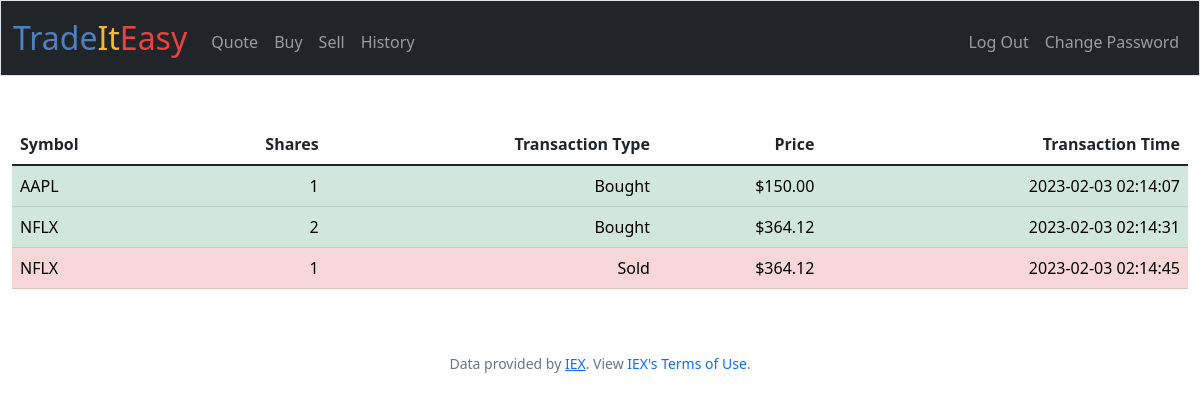
The app's page /history (signed in) with its own data.
### tables this page shows
CREATE TABLE history (id INTEGER, trans_id INTEGER PRIMARY KEY AUTOINCREMENT, type TEXT NOT NULL, symbol TEXT NOT NULL, companyName TEXT NOT NULL, shares INTEGER NOT NULL, price NUMERIC NOT NULL, time TEXT NOT NULL, username TEXT, FOREIGN KEY(id) REFERENCES users(id));

### app.py (the view)
@app.route("/history")
@login_required
def history():
    username = db.execute("SELECT username FROM users WHERE id = ?", session["user_id"])[0]["username"]
    stocks = db.execute("SELECT * FROM history WHERE username = ?", username)
    if len(stocks) == 0:
        return apology("sorry you have no transactions to display", 403)
    return render_template("history.html", stocks=stocks)

### app.py (called while the page is built)
@app.after_request
def after_request(response):
    response.headers["Cache-Control"] = "no-cache, no-store, must-revalidate"
    response.headers["Expires"] = 0
    response.headers["Pragma"] = "no-cache"
    return response

### helpers.py (called while the page is built)
def login_required(f):
    @wraps(f)
    def decorated_function(*args, **kwargs):
        if session.get("user_id") is None:
            return redirect("/login")
        return f(*args, **kwargs)
    return decorated_function

def usd(value):
    return f"${value:,.2f}"

### templates/history.html (shortened to what this page needs)
{% extends "layout.html" %}
{% block main %}
<table class="table">
    <thead class="thead-dark">
        <tr>
            <th class="text-start">Symbol</th>
            <th class="text-end">Shares</th>
            <th class="text-end">Transaction Type</th>
            <th class="text-end">Price</th>
            <th class="text-end">Transaction Time</th>
        </tr>
    </thead>
    <tbody>
            {% for stock in stocks %}
                {% if stock["type"] == "Sold" %}
                    <tr class="table-danger">
                {% else %}
                    <tr class="table-success">
                {% endif %}
                        <td class="text-start">{{ stock["symbol"].upper() }}</td>
                        <td class="text-end">{{ stock["shares"] }}</td>
                        <td class="text-end">{{ stock["type"] }}</td>
                        <td class="text-end">{{ stock["price"] | usd }}</td>
                        <td class="text-end">{{ stock["time"] }}</td>
                    </tr>
            {% endfor %}
    </tbody>
</table>
{% endblock %}

### templates/layout.html (shortened to what this page needs)
<!DOCTYPE html>
<html lang="en">
    <head>
        <link href="https://cdn.jsdelivr.net/npm/bootstrap@5.1.3/dist/css/bootstrap.min.css" rel="stylesheet">
        <link href="/static/styles.css" rel="stylesheet">
    </head>
    <body>
        <nav class="bg-dark border navbar navbar-expand-md navbar-dark">
            <div class="container-fluid">
                <a class="navbar-brand" href="/"><span class="blue">Trade</span><span class="yellow">It</span><span class="red">Easy</span></a>
                <div class="collapse navbar-collapse" id="navbar">
                    {% if session["user_id"] %}
                        <ul class="navbar-nav me-auto mt-2">
                            <li class="nav-item"><a class="nav-link" href="/quote">Quote</a></li>
                            <li class="nav-item"><a class="nav-link" href="/buy">Buy</a></li>
                            <li class="nav-item"><a class="nav-link" href="/sell">Sell</a></li>
                            <li class="nav-item"><a class="nav-link" href="/history">History</a></li>
                        </ul>
                        <ul class="navbar-nav ms-auto mt-2">
                            <li class="nav-item"><a class="nav-link" href="/logout">Log Out</a></li>
                            <li class="nav-item"><a class="nav-link" href="/change password">Change Password</a></li>
                        </ul>
                    {% else %}
                        <ul class="navbar-nav ms-auto mt-2">
                            <li class="nav-item"><a class="nav-link" href="/register">Register</a></li>
                            <li class="nav-item"><a class="nav-link" href="/login">Log In</a></li>
                        </ul>
                    {% endif %}
                </div>
            </div>
        </nav>
        <main class="container-fluid py-5 text-center">
            {% block main %}{% endblock %}
        </main>
        <footer class="mb-5 small text-center text-muted">
            Data provided by <a href="https://iexcloud.io/">IEX</a>. View <a
            href="https://iexcloud.io/terms/" class="text-decoration-none">IEX's Terms of Use</a>.
        </footer>
    </body>
</html>

### static/styles.css (style rules this page uses)
nav .navbar-brand { font-size: xx-large; }
nav .navbar-brand .blue { color: #537fbe; }
nav .navbar-brand .red { color: #ea433b; }
nav .navbar-brand .yellow { color: #f5b82e; }

### records on screen
history: symbol "AAPL", shares "1", type "Bought", price "$150.00", time "2023-02-03 02:14:07"
history: symbol "NFLX", shares "2", type "Bought", price "$364.12", time "2023-02-03 02:14:31"
history: symbol "NFLX", shares "1", type "Sold", price "$364.12", time "2023-02-03 02:14:45"
